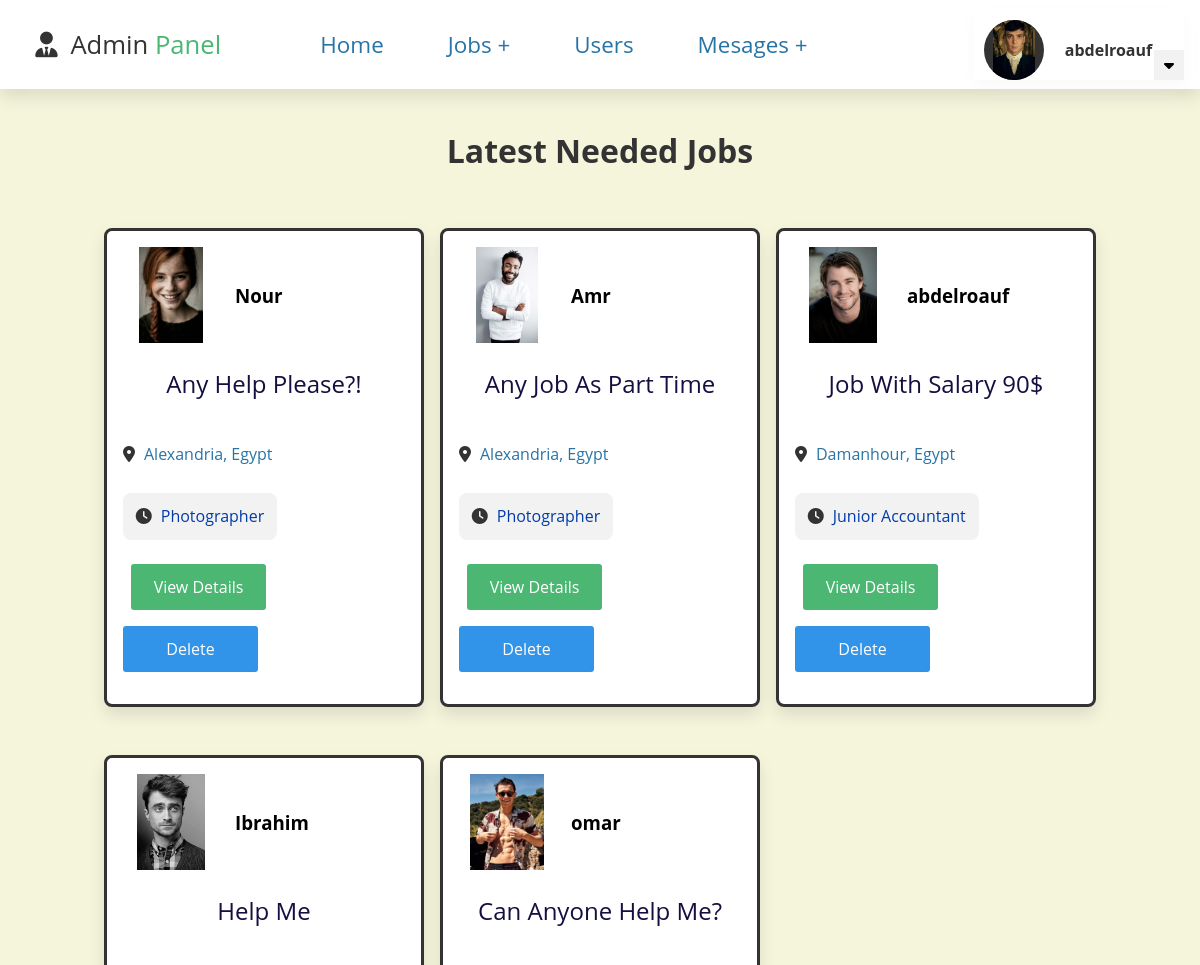
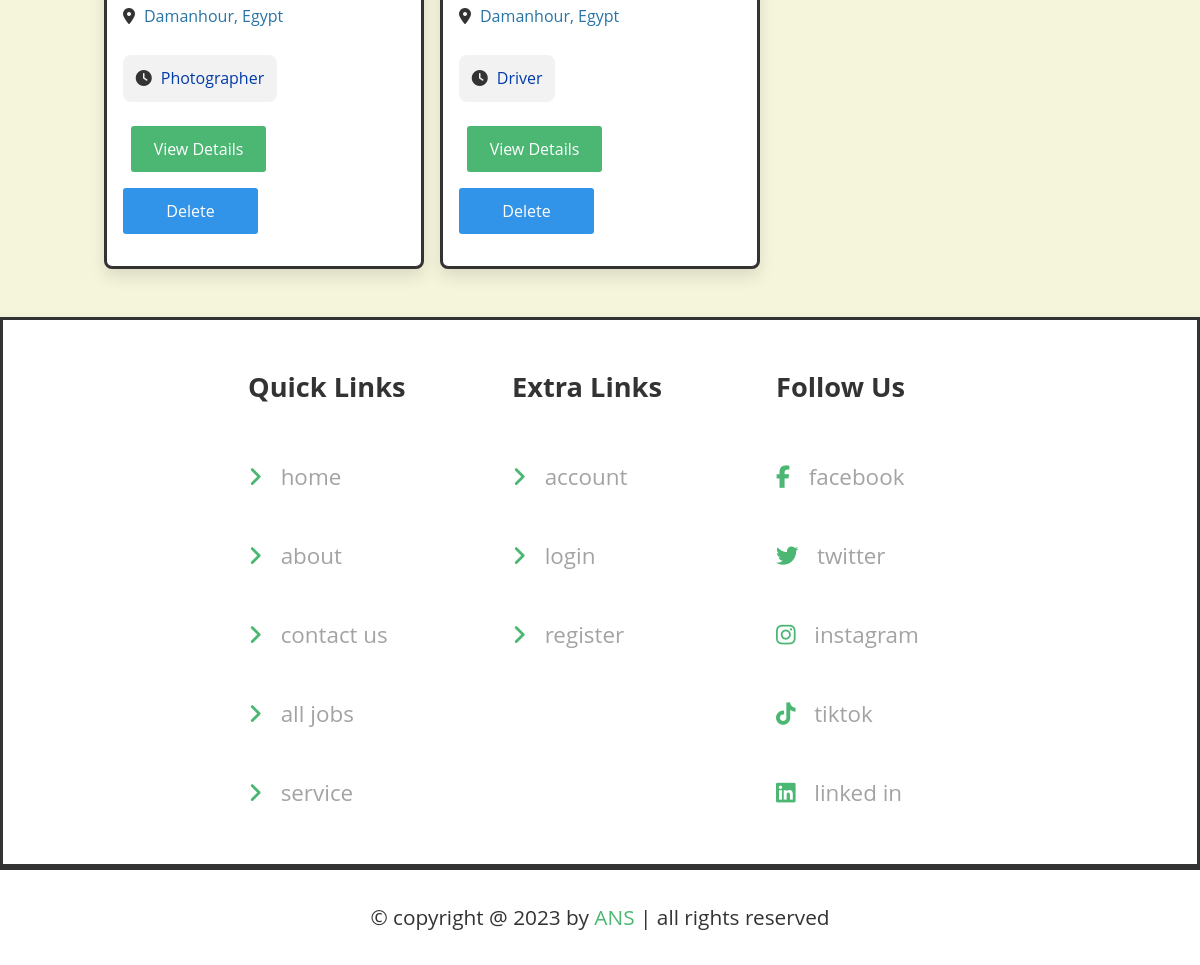
/admin_need_jobs.php (signed in), run on the app's committed database (2 pictures, top to bottom).
### tables this page shows
CREATE TABLE `need_job` (
  `id` int(100) NOT NULL,
  `user_id` int(100) NOT NULL,
  `user_name` varchar(100) NOT NULL,
  `user_email` varchar(100) NOT NULL,
  `user_image` varchar(100) NOT NULL,
  `user_job_type` varchar(100) NOT NULL,
  `user_cv` varchar(535) NOT NULL,
  `user_details` varchar(100) NOT NULL,
  `user_state` varchar(100) NOT NULL,
  `user_country` varchar(100) NOT NULL,
  `user_description` varchar(100) NOT NULL,
  `user_age` int(100) NOT NULL,
  `user_experience` int(100) NOT NULL,
  `realtime` datetime DEFAULT NULL
);

### admin_need_jobs.php (the view, shortened to what this page needs)
<?php
@include 'config.php';
?>
<!DOCTYPE html>
<html lang="en">
<head>
    <link href='https://unpkg.com/boxicons@2.1.4/css/boxicons.min.css' rel='stylesheet'>
    <link rel="stylesheet" href="https://cdnjs.cloudflare.com/ajax/libs/font-awesome/6.2.1/css/all.min.css">
    <link rel="stylesheet" href="https://cdnjs.cloudflare.com/ajax/libs/font-awesome/4.7.0/css/font-awesome.min.css">
    <link rel="stylesheet" href="admin_style.css">
</head>
<body>
<?php @include 'admin_header.php'; ?>
<section class="jobs-container">
    <h1 class="heading">latest needed jobs</h1>
    <div class="box-container">
        <?php
        $select_job = mysqli_query($conn, "SELECT * FROM `need_job`") or die('query failed');
        if(mysqli_num_rows($select_job) > 0){
            while($fetch_job = mysqli_fetch_assoc($select_job)){
        ?>
        <form action="" method="post" class="box">
            <div class="company">
                <img src="users_img/<?php echo $fetch_job['user_image']; ?>" alt="" class="image">
                <h3><?php echo $fetch_job['user_name']; ?></h3>
            </div>
            <div class="title"><?php echo $fetch_job['user_description']; ?></div>
            <p class="location"><i class="fas fa-map-marker-alt"></i> <span><?php echo $fetch_job['user_state']; ?>, <?php echo $fetch_job['user_country']; ?></span></p>
            <div class="tags">
                <p><i class="fas fa-clock"></i> <span><?php echo $fetch_job['user_job_type']; ?></span></p>
            </div>
            <div class="flex-btn">
                <a href="admin_view_user_profile_home.php?id=<?php echo $fetch_job['id']; ?>" class="btn">view details</a>
                <a href="admin_need_jobs.php?delete=<?php echo $fetch_job['id']; ?>" onclick="return confirm('delete this job?');" class="delete-btn">delete</a>
            </div>
        </form>
        <?php
            }
        }else{
            echo '<p class="empty">no job added yet!</p>';
        }
        ?>
    </div>
</section>
<?php
@include 'footer.php';
?>
</body>
</html>

### admin_style.css (style rules this page uses)
:root { --move: #3c00a0; --black_blue: #130f40; --light_green: #1F618D; --light_blue: #2874A6; --blue: #3194E8; --blue_green: #33F2EA; --light_white: #cccccc40; --green:#4BB773; --gray:#A3A3A3; --black: #333; --white: #fff; --border: .2rem solid var(--black); --box-shadow:0 .5rem 1rem rgba(0, 0, 0, .1); }
* { margin: 0; padding: 0; box-sizing: border-box; font-family: 'Open Sans', sans-serif; outline: none; border: none; text-decoration: none; transition: all .2s linear; }
html { overflow-x: hidden; scroll-behavior: smooth; scroll-padding-top: 6.5rem; }
body { background: beige; font-size: 16px; position: relative; }
section { padding: 1rem 2rem; }
.title { text-align: center; margin-bottom: 2rem; color: var(--black); text-transform: uppercase; font-size: 2rem; }
.btn { display: inline-block; margin: .5rem; padding: .5rem 1rem; cursor: pointer; font-size: 1rem; color: var(--white); background-color: var(--green); border-radius: .5rem; text-transform: capitalize; text-align: center; border: .17rem rgba(0, 0, 0, 0.194); }
.flex-btn { display: flex; align-items: center; justify-content: space-between; column-gap: 1rem; flex-wrap: wrap; }
.delete-btn { display: inline-block; border-radius: .5rem; margin-top: .5rem; font-size: 1rem; color: var(--white); cursor: pointer; padding: .8rem 1.5rem; text-align: center; text-transform: capitalize; background: var(--blue); }
.heading { text-align: center; margin-bottom: 2.5rem; color: var(--black); text-transform: capitalize; font-size: 2rem; padding: 1rem 0; }
.jobs-container .box-container { display: grid; grid-template-columns: repeat(auto-fit, 20rem); gap: 1rem; align-items: flex-start; justify-content: center; }
.jobs-container h1 { margin-top: .5rem; }
.jobs-container .box-container .box { background-color: var(--white); border-radius: .5rem; padding: 1rem; overflow-x: hidden; margin-bottom: 2rem; }
.jobs-container .box-container .box .company { display: flex; align-items: center; gap: 1rem; margin-bottom: 1.5rem; }
.jobs-container .box-container .box .company img { height: 6rem; width: 6rem; object-fit: contain; }
.jobs-container .box-container .box .location { padding: .7rem 0; font-size: 1rem; color: var(--light_blue); }
.jobs-container .box-container .box .location i { margin-right: .3rem; color: var(--black); }
.jobs-container .box-container .box .flex-btn a { text-decoration: none; }
.jobs-container .box-container .box .tags { display: flex; flex-wrap: wrap; gap: 1rem; margin: 1rem 0; }
.jobs-container .box-container .box .tags p { padding: .8rem; border-radius: .5rem; background-color: #cccccc40; font-size: 1rem; color: #023ca9; }
.jobs-container .box-container .box .tags p i { margin-right: .3rem; color: var(--black); }
.jobs-container .box-container form { background-color: var(--white); border-radius: .5rem; border: var(--border); padding: 1rem; box-shadow: var(--box-shadow); overflow-x: hidden; margin-bottom: 2rem; }
.jobs-container .box-container form .company { display: flex; align-items: center; gap: 1rem; margin-bottom: 1.5rem; }
.jobs-container .box-container form .company img { height: 7rem; width: 7rem; object-fit: contain; }
.jobs-container .box-container form .title { font-size: 1.5rem; color: var(--black_blue); text-transform: capitalize; overflow-x: hidden; text-overflow: ellipsis; }
.jobs-container .box-container form .location { padding: .7rem 0; font-size: 1rem; color: var(--light_blue); }
.jobs-container .box-container form .location i { margin-right: .3rem; color: var(--black); }
.jobs-container .box-container form .flex-btn a { text-decoration: none; }
.jobs-container .box-container form .tags { display: flex; flex-wrap: wrap; gap: 1rem; margin: 1rem 0; }
.jobs-container .box-container form .tags p { padding: .8rem; border-radius: .5rem; background-color: #cccccc40; font-size: 1rem; color: #023ca9; }
.jobs-container .box-container form .tags p i { margin-right: .3rem; color: var(--black); }
.jobs-container .box-container form .flex-btn { margin: 1rem 0; text-decoration: none; display: flex; justify-content: space-between; }
.jobs-container .box-container form .flex-btn a { border: 0; padding: 12px 15px; text-decoration: none; background: var(--green); color: var(--white); width: 135px; justify-content: center; display: flex; align-items: center; font-size: 16px; border-radius: 3px; transition: .5s ease; cursor: pointer; }
.jobs-container .box-container form .flex-btn .delete-btn { background: var(--blue); }

### data on the page
need_job: user_image (picture), user_name "Nour", user_description "Any Help Please?!", user_state "Alexandria", user_country "Egypt", user_job_type "Photographer"
need_job: user_image (picture), user_name "Amr", user_description "Any Job As Part Time", user_state "Alexandria", user_country "Egypt", user_job_type "Photographer"
need_job: user_image (picture), user_name "abdelroauf", user_description "Job With Salary 90$", user_state "Damanhour", user_country "Egypt", user_job_type "Junior Accountant"
need_job: user_image (picture), user_name "Ibrahim", user_description "Help Me", user_state "Damanhour", user_country "Egypt", user_job_type "Photographer"
need_job: user_image (picture), user_name "omar", user_description "Can Anyone Help Me?", user_state "Damanhour", user_country "Egypt", user_job_type "Driver"

### other printed values
$_SESSION['admin_name'] "abdelroauf"
